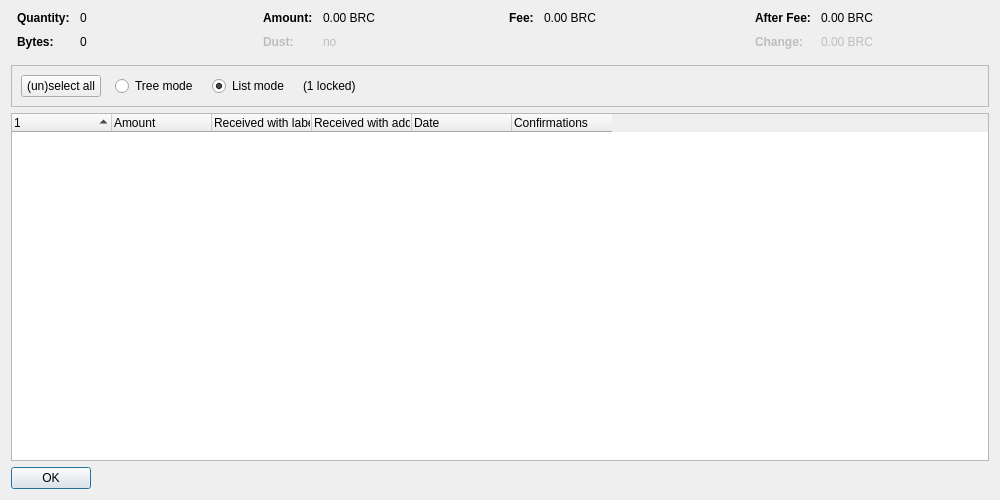
<?xml version="1.0" encoding="UTF-8"?>
<ui version="4.0">
 <class>CoinControlDialog</class>
 <widget class="QDialog" name="CoinControlDialog">
  <property name="geometry">
   <rect>
    <x>0</x>
    <y>0</y>
    <width>1000</width>
    <height>500</height>
   </rect>
  </property>
  <property name="windowTitle">
   <string>Coin Selection</string>
  </property>
  <layout class="QVBoxLayout" name="verticalLayout">
   <item>
    <layout class="QHBoxLayout" name="horizontalLayoutTop" stretch="0,0,0,0">
     <property name="topMargin">
      <number>0</number>
     </property>
     <property name="bottomMargin">
      <number>10</number>
     </property>
     <item>
      <layout class="QFormLayout" name="formLayoutCoinControl1">
       <property name="horizontalSpacing">
        <number>10</number>
       </property>
       <property name="verticalSpacing">
        <number>10</number>
       </property>
       <property name="leftMargin">
        <number>6</number>
       </property>
       <property name="rightMargin">
        <number>6</number>
       </property>
       <item row="0" column="0">
        <widget class="QLabel" name="labelCoinControlQuantityText">
         <property name="font">
          <font>
           <weight>75</weight>
           <bold>true</bold>
          </font>
         </property>
         <property name="text">
          <string>Quantity:</string>
         </property>
        </widget>
       </item>
       <item row="0" column="1">
        <widget class="QLabel" name="labelCoinControlQuantity">
         <property name="cursor">
          <cursorShape>IBeamCursor</cursorShape>
         </property>
         <property name="contextMenuPolicy">
          <enum>Qt::ActionsContextMenu</enum>
         </property>
         <property name="text">
          <string notr="true">0</string>
         </property>
         <property name="textInteractionFlags">
          <set>Qt::LinksAccessibleByMouse|Qt::TextSelectableByKeyboard|Qt::TextSelectableByMouse</set>
         </property>
        </widget>
       </item>
       <item row="1" column="0">
        <widget class="QLabel" name="labelCoinControlBytesText">
         <property name="font">
          <font>
           <weight>75</weight>
           <bold>true</bold>
          </font>
         </property>
         <property name="text">
          <string>Bytes:</string>
         </property>
        </widget>
       </item>
       <item row="1" column="1">
        <widget class="QLabel" name="labelCoinControlBytes">
         <property name="cursor">
          <cursorShape>IBeamCursor</cursorShape>
         </property>
         <property name="contextMenuPolicy">
          <enum>Qt::ActionsContextMenu</enum>
         </property>
         <property name="text">
          <string notr="true">0</string>
         </property>
         <property name="textInteractionFlags">
          <set>Qt::LinksAccessibleByMouse|Qt::TextSelectableByKeyboard|Qt::TextSelectableByMouse</set>
         </property>
        </widget>
       </item>
      </layout>
     </item>
     <item>
      <layout class="QFormLayout" name="formLayoutCoinControl2">
       <property name="horizontalSpacing">
        <number>10</number>
       </property>
       <property name="verticalSpacing">
        <number>10</number>
       </property>
       <property name="leftMargin">
        <number>6</number>
       </property>
       <property name="rightMargin">
        <number>6</number>
       </property>
       <item row="0" column="0">
        <widget class="QLabel" name="labelCoinControlAmountText">
         <property name="font">
          <font>
           <weight>75</weight>
           <bold>true</bold>
          </font>
         </property>
         <property name="text">
          <string>Amount:</string>
         </property>
        </widget>
       </item>
       <item row="0" column="1">
        <widget class="QLabel" name="labelCoinControlAmount">
         <property name="cursor">
          <cursorShape>IBeamCursor</cursorShape>
         </property>
         <property name="contextMenuPolicy">
          <enum>Qt::ActionsContextMenu</enum>
         </property>
         <property name="text">
          <string notr="true">0.00 BRC</string>
         </property>
         <property name="textInteractionFlags">
          <set>Qt::LinksAccessibleByMouse|Qt::TextSelectableByKeyboard|Qt::TextSelectableByMouse</set>
         </property>
        </widget>
       </item>
       <item row="1" column="0">
        <widget class="QLabel" name="labelCoinControlLowOutputText">
         <property name="enabled">
          <bool>false</bool>
         </property>
         <property name="font">
          <font>
           <weight>75</weight>
           <bold>true</bold>
          </font>
         </property>
         <property name="text">
          <string>Dust:</string>
         </property>
        </widget>
       </item>
       <item row="1" column="1">
        <widget class="QLabel" name="labelCoinControlLowOutput">
         <property name="enabled">
          <bool>false</bool>
         </property>
         <property name="cursor">
          <cursorShape>IBeamCursor</cursorShape>
         </property>
         <property name="contextMenuPolicy">
          <enum>Qt::ActionsContextMenu</enum>
         </property>
         <property name="text">
          <string notr="true">no</string>
         </property>
         <property name="textInteractionFlags">
          <set>Qt::LinksAccessibleByMouse|Qt::TextSelectableByKeyboard|Qt::TextSelectableByMouse</set>
         </property>
        </widget>
       </item>
      </layout>
     </item>
     <item>
      <layout class="QFormLayout" name="formLayoutCoinControl3">
       <property name="horizontalSpacing">
        <number>10</number>
       </property>
       <property name="verticalSpacing">
        <number>10</number>
       </property>
       <property name="leftMargin">
        <number>6</number>
       </property>
       <property name="rightMargin">
        <number>6</number>
       </property>
       <item row="0" column="0">
        <widget class="QLabel" name="labelCoinControlFeeText">
         <property name="font">
          <font>
           <weight>75</weight>
           <bold>true</bold>
          </font>
         </property>
         <property name="text">
          <string>Fee:</string>
         </property>
        </widget>
       </item>
       <item row="0" column="1">
        <widget class="QLabel" name="labelCoinControlFee">
         <property name="cursor">
          <cursorShape>IBeamCursor</cursorShape>
         </property>
         <property name="contextMenuPolicy">
          <enum>Qt::ActionsContextMenu</enum>
         </property>
         <property name="text">
          <string notr="true">0.00 BRC</string>
         </property>
         <property name="textInteractionFlags">
          <set>Qt::LinksAccessibleByMouse|Qt::TextSelectableByKeyboard|Qt::TextSelectableByMouse</set>
         </property>
        </widget>
       </item>
      </layout>
     </item>
     <item>
      <layout class="QFormLayout" name="formLayoutCoinControl4">
       <property name="horizontalSpacing">
        <number>10</number>
       </property>
       <property name="verticalSpacing">
        <number>10</number>
       </property>
       <property name="leftMargin">
        <number>6</number>
       </property>
       <property name="rightMargin">
        <number>6</number>
       </property>
       <item row="0" column="0">
        <widget class="QLabel" name="labelCoinControlAfterFeeText">
         <property name="font">
          <font>
           <weight>75</weight>
           <bold>true</bold>
          </font>
         </property>
         <property name="text">
          <string>After Fee:</string>
         </property>
        </widget>
       </item>
       <item row="0" column="1">
        <widget class="QLabel" name="labelCoinControlAfterFee">
         <property name="cursor">
          <cursorShape>IBeamCursor</cursorShape>
         </property>
         <property name="contextMenuPolicy">
          <enum>Qt::ActionsContextMenu</enum>
         </property>
         <property name="text">
          <string notr="true">0.00 BRC</string>
         </property>
         <property name="textInteractionFlags">
          <set>Qt::LinksAccessibleByMouse|Qt::TextSelectableByKeyboard|Qt::TextSelectableByMouse</set>
         </property>
        </widget>
       </item>
       <item row="1" column="0">
        <widget class="QLabel" name="labelCoinControlChangeText">
         <property name="enabled">
          <bool>false</bool>
         </property>
         <property name="font">
          <font>
           <weight>75</weight>
           <bold>true</bold>
          </font>
         </property>
         <property name="text">
          <string>Change:</string>
         </property>
        </widget>
       </item>
       <item row="1" column="1">
        <widget class="QLabel" name="labelCoinControlChange">
         <property name="enabled">
          <bool>false</bool>
         </property>
         <property name="cursor">
          <cursorShape>IBeamCursor</cursorShape>
         </property>
         <property name="contextMenuPolicy">
          <enum>Qt::ActionsContextMenu</enum>
         </property>
         <property name="text">
          <string notr="true">0.00 BRC</string>
         </property>
         <property name="textInteractionFlags">
          <set>Qt::LinksAccessibleByMouse|Qt::TextSelectableByKeyboard|Qt::TextSelectableByMouse</set>
         </property>
        </widget>
       </item>
      </layout>
     </item>
    </layout>
   </item>
   <item>
    <widget class="QFrame" name="frame">
     <property name="minimumSize">
      <size>
       <width>0</width>
       <height>40</height>
      </size>
     </property>
     <property name="frameShape">
      <enum>QFrame::StyledPanel</enum>
     </property>
     <property name="frameShadow">
      <enum>QFrame::Sunken</enum>
     </property>
     <layout class="QHBoxLayout" name="horizontalLayout">
      <item>
       <layout class="QHBoxLayout" name="horizontalLayoutPanel" stretch="0,0,0,0,0">
        <property name="spacing">
         <number>14</number>
        </property>
        <item>
         <widget class="QPushButton" name="pushButtonSelectAll">
          <property name="sizePolicy">
           <sizepolicy hsizetype="Maximum" vsizetype="Fixed">
            <horstretch>0</horstretch>
            <verstretch>0</verstretch>
           </sizepolicy>
          </property>
          <property name="text">
           <string>(un)select all</string>
          </property>
          <property name="autoDefault">
           <bool>false</bool>
          </property>
         </widget>
        </item>
        <item>
         <widget class="QRadioButton" name="radioTreeMode">
          <property name="sizePolicy">
           <sizepolicy hsizetype="Maximum" vsizetype="Fixed">
            <horstretch>0</horstretch>
            <verstretch>0</verstretch>
           </sizepolicy>
          </property>
          <property name="text">
           <string>Tree mode</string>
          </property>
         </widget>
        </item>
        <item>
         <widget class="QRadioButton" name="radioListMode">
          <property name="sizePolicy">
           <sizepolicy hsizetype="Maximum" vsizetype="Fixed">
            <horstretch>0</horstretch>
            <verstretch>0</verstretch>
           </sizepolicy>
          </property>
          <property name="text">
           <string>List mode</string>
          </property>
          <property name="checked">
           <bool>true</bool>
          </property>
         </widget>
        </item>
        <item>
         <widget class="QLabel" name="labelLocked">
          <property name="text">
           <string notr="true">(1 locked)</string>
          </property>
         </widget>
        </item>
        <item>
         <spacer name="horizontalSpacer">
          <property name="orientation">
           <enum>Qt::Horizontal</enum>
          </property>
          <property name="sizeHint" stdset="0">
           <size>
            <width>40</width>
            <height>20</height>
           </size>
          </property>
         </spacer>
        </item>
       </layout>
      </item>
     </layout>
    </widget>
   </item>
   <item>
    <widget class="CoinControlTreeWidget" name="treeWidget">
     <property name="contextMenuPolicy">
      <enum>Qt::CustomContextMenu</enum>
     </property>
     <property name="sortingEnabled">
      <bool>false</bool>
     </property>
     <property name="columnCount">
      <number>6</number>
     </property>
     <attribute name="headerShowSortIndicator" stdset="0">
      <bool>true</bool>
     </attribute>
     <attribute name="headerStretchLastSection">
      <bool>false</bool>
     </attribute>
     <column>
      <property name="text">
       <string/>
      </property>
     </column>
     <column>
      <property name="text">
       <string>Amount</string>
      </property>
     </column>
     <column>
      <property name="text">
       <string>Received with label</string>
      </property>
     </column>
     <column>
      <property name="text">
       <string>Received with address</string>
      </property>
     </column>
     <column>
      <property name="text">
       <string>Date</string>
      </property>
     </column>
     <column>
      <property name="text">
       <string>Confirmations</string>
      </property>
      <property name="toolTip">
       <string>Confirmed</string>
      </property>
     </column>
     <column>
      <property name="text">
       <string/>
      </property>
     </column>
     <column>
      <property name="text">
       <string/>
      </property>
     </column>
     <column>
      <property name="text">
       <string/>
      </property>
     </column>
     <column>
      <property name="text">
       <string/>
      </property>
     </column>
    </widget>
   </item>
   <item>
    <widget class="QDialogButtonBox" name="buttonBox">
     <property name="sizePolicy">
      <sizepolicy hsizetype="Maximum" vsizetype="Fixed">
       <horstretch>0</horstretch>
       <verstretch>0</verstretch>
      </sizepolicy>
     </property>
     <property name="orientation">
      <enum>Qt::Horizontal</enum>
     </property>
     <property name="standardButtons">
      <set>QDialogButtonBox::Ok</set>
     </property>
    </widget>
   </item>
  </layout>
 </widget>
 <customwidgets>
  <customwidget>
   <class>CoinControlTreeWidget</class>
   <extends>QTreeWidget</extends>
   <header>qt/coincontroltreewidget.h</header>
  </customwidget>
 </customwidgets>
 <resources/>
 <connections/>
</ui>
